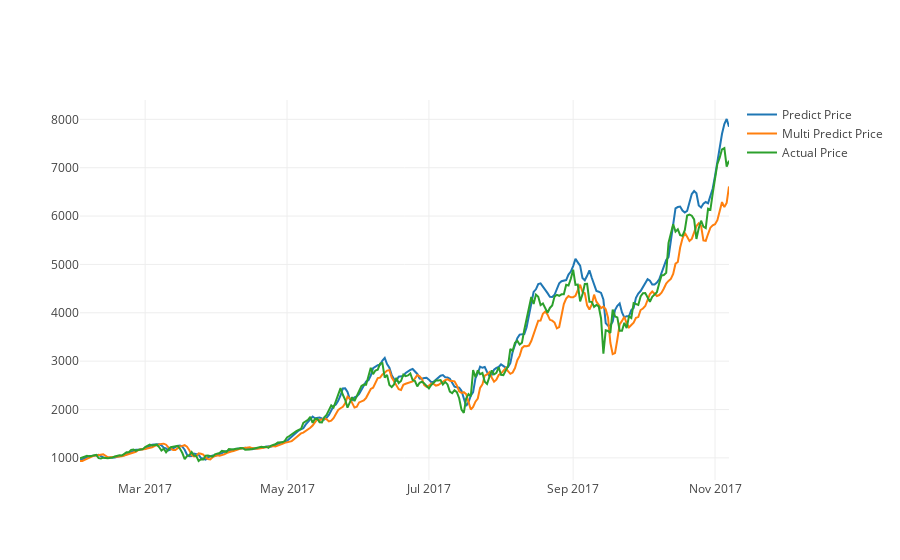

Notebook source saved alongside this figure:
### Code cell
multi_predict_chart = go.Scatter(x=predictDates, y=inv_yhat, name= 'Multi Predict Price')
predict_chart = go.Scatter(x=predictDates, y=yhat_reshape, name= 'Predict Price')
py.iplot([predict_chart, multi_predict_chart, actual_chart])

### Figure 1 — Plotly figure (JSON) as saved in the notebook; plotly's stock layout.template omitted (floating-point values rounded to 4 significant figures; data arrays with more than 128 entries replaced by an {"elided": "..."} marker saying what was removed)
{"data": [{"name": "Predict Price", "type": "scatter", "x": {"elided": "280 str values"}, "y": {"elided": "280 float values"}}, {"name": "Multi Predict Price", "type": "scatter", "x": {"elided": "280 str values"}, "y": {"elided": "282 float values"}}, {"name": "Actual Price", "type": "scatter", "x": {"elided": "280 str values"}, "y": {"elided": "280 float values"}}], "layout": {}}
